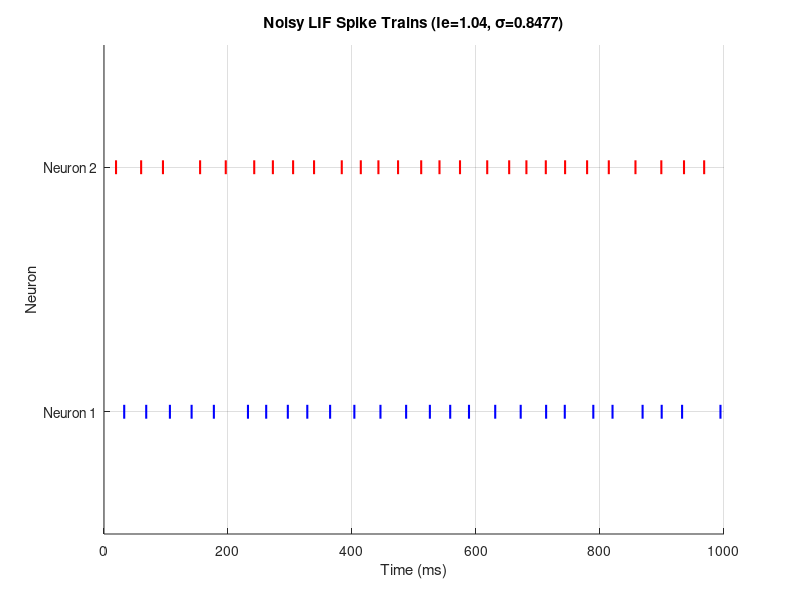

The MATLAB source for this figure:
% HW2Prob2c_CoupledLIF_Noise.m
% -------------------------------------------------------------------------
% Simulates two LIF neurons with independent Gaussian noise added to
% the input current. Finds the noise standard deviation (sigma) needed
% to achieve approximately 5 Hz standard deviation in instantaneous
% firing rate. Plots the resulting noisy spike trains.
% Assumes NO synaptic coupling (g_peak = 0).
% -------------------------------------------------------------------------

clear; clc; close all;

fprintf('--- LIF Neurons with Independent Noise ---\n');

%% === Parameters & Setup ===

% --- LIF Neuron Parameters (consistent) ---
Cm = 1.0;         % uF/cm^2
gL = 0.1;         % mS/cm^2
tau_m = Cm / gL;     % ms
V_rest = -65.0;   % mV  <- Using original V_rest for consistency w/ report
V_th = -55.0;     % mV
V_reset = -75.0;  % mV  <- Using corrected reset
t_ref = 2.0;      % ms

% --- Simulation Parameters ---
dt = 0.1;         % Time step (ms)
T_sim_final = 1000; % Final simulation duration for plot (ms)
T_sim_search = 5000;% Longer duration for statistics during search (ms)
time_vector_final = 0:dt:T_sim_final;
n_steps_final = length(time_vector_final);

% --- Noise Parameters ---
target_std_dev_rate = 5.0; % Target standard deviation of instantaneous rate (Hz)
Ie_base = 1.0430; % Constant baseline current from 2a (~25 Hz average)
sigma_found = NaN; % Value of sigma to be found

fprintf('Base LIF Params: tau_m=%.1f, V_rest=%.1f, V_th=%.1f, V_reset=%.1f, t_ref=%.1f\n', ...
    tau_m, V_rest, V_th, V_reset, t_ref);
fprintf('Using baseline Ie = %.4f uA/cm^2\n', Ie_base);
fprintf('Target std dev of inst. rate: %.1f Hz\n', target_std_dev_rate);
fprintf('--------------------------------------------------\n');


%% === Function to Simulate ONE Noisy LIF & Calculate Rate SD ===
% Simulates for T_duration, returns std dev of instantaneous rate
function rate_sd = calculate_noisy_rate_sd(Ie, sigma, T_duration, dt, Cm, gL, V_rest, V_th, V_reset, t_ref, tau_m)
    numSteps = round(T_duration / dt);
    V = V_rest;
    t_last_spike = -inf;
    spike_times = [];

    for i = 1:numSteps
        t_current = i * dt;
        time_since_last = t_current - t_last_spike;

        if time_since_last < t_ref
            V = V_reset;
        else
            % Add independent Gaussian noise to current
            I_noise = sigma * randn(); % Generate noise for this step
            I_total = Ie + I_noise;

            % Correct LIF update equation
            dV = ((V_rest - V) + (I_total / gL)) / tau_m;
            V = V + dt * dV;

            if V >= V_th
                spike_times(end+1) = t_current;
                V = V_reset;
                t_last_spike = t_current;
            end
        end
    end

    % Calculate rate standard deviation from ISIs
    if length(spike_times) > 1
        ISIs = diff(spike_times);
        if ~isempty(ISIs) & ISIs > 0 % Avoid division by zero if ISIs are bad
             rates_inst = 1000 ./ ISIs; % Convert ISIs (ms) to rates (Hz)
             rate_sd = std(rates_inst);
        else
             rate_sd = 0; % Or NaN, if no valid ISIs
        end
    else
        rate_sd = 0; % Not enough spikes to calculate SD
    end
end


%% === Find Sigma (Noise Strength) ===
% Using simple iterative search for clarity (Bisection could also be used)
fprintf('Searching for sigma to achieve ~%.1f Hz rate SD...\n', target_std_dev_rate);

sigma_low = 0; rate_sd_low = 0;
sigma_high = 0.5; % Initial guess for upper bound (adjust if needed)
rate_sd_high = calculate_noisy_rate_sd(Ie_base, sigma_high, T_sim_search, dt, Cm, gL, V_rest, V_th, V_reset, t_ref, tau_m);
fprintf('  Initial Check: sigma=%.3f -> Rate SD=%.2f Hz\n', sigma_high, rate_sd_high);

% Adjust initial sigma_high if necessary
iter_adjust = 0;
max_iter_adjust = 10;
while rate_sd_high < target_std_dev_rate && iter_adjust < max_iter_adjust
    fprintf('  Rate SD too low. Increasing sigma_high...\n');
    sigma_high = sigma_high * 2; % Double the guess
    rate_sd_high = calculate_noisy_rate_sd(Ie_base, sigma_high, T_sim_search, dt, Cm, gL, V_rest, V_th, V_reset, t_ref, tau_m);
    fprintf('  Check: sigma=%.3f -> Rate SD=%.2f Hz\n', sigma_high, rate_sd_high);
    iter_adjust = iter_adjust + 1;
end
if iter_adjust == max_iter_adjust
     error('Could not find sigma_high that gives Rate SD >= target.');
end

% Simple iterative refinement (like manual bisection steps)
tolerance_sigma = 0.005; % How close sigma needs to be
max_iter_search = 20;
iter = 0;
while (sigma_high - sigma_low) > tolerance_sigma && iter < max_iter_search
    sigma_mid = (sigma_low + sigma_high) / 2;
    rate_sd_mid = calculate_noisy_rate_sd(Ie_base, sigma_mid, T_sim_search, dt, Cm, gL, V_rest, V_th, V_reset, t_ref, tau_m);
    fprintf('  Iter %d: Test sigma=%.4f -> Rate SD=%.2f Hz\n', iter+1, sigma_mid, rate_sd_mid);

    if rate_sd_mid < target_std_dev_rate
        sigma_low = sigma_mid; % Need more noise
        rate_sd_low = rate_sd_mid;
    else
        sigma_high = sigma_mid; % Have enough or too much noise
        rate_sd_high = rate_sd_mid;
    end
    iter = iter + 1;
end

% Choose the sigma that gave the rate SD closest to target
if abs(rate_sd_low - target_std_dev_rate) < abs(rate_sd_high - target_std_dev_rate)
    sigma_found = sigma_low;
    final_rate_sd = rate_sd_low;
else
    sigma_found = sigma_high;
    final_rate_sd = rate_sd_high;
end


fprintf('--------------------------------------------------\n');
fprintf('Search complete (%d iterations).\n', iter);
fprintf('Using final noise sigma = %.4f uA/cm^2\n', sigma_found);
fprintf('This yields ~%.2f Hz standard deviation in instantaneous rate.\n', final_rate_sd);
fprintf('--------------------------------------------------\n');


%% === Simulate TWO Independent Noisy LIF Neurons (1 second) ===
% Uses Ie_base and the found sigma_found

V = [V_rest; V_rest];           % Voltages for N1, N2
t_last_spike = [-inf; -inf];    % Last spike times for N1, N2
spike_times_noisy = {[], []};   % Cell array to store spike times

fprintf('Running final 1s simulation for two noisy neurons...\n');
tic;
for i = 1:n_steps_final
    t = time_vector_final(i);

    % Update each neuron independently
    for neuron_idx = 1:2
        time_since_last = t - t_last_spike(neuron_idx);

        if time_since_last < t_ref
            V(neuron_idx) = V_reset; % Clamp during refractory
        else
            % Add independent Gaussian noise
            I_noise = sigma_found * randn();
            I_total = Ie_base + I_noise;

            % Integrate voltage
            dV = ((V_rest - V(neuron_idx)) + (I_total / gL)) / tau_m;
            V(neuron_idx) = V(neuron_idx) + dt * dV;

            % Check for spike
            if V(neuron_idx) >= V_th
                spike_times_noisy{neuron_idx}(end+1) = t; % Record spike time
                V(neuron_idx) = V_reset;                  % Reset voltage
                t_last_spike(neuron_idx) = t;             % Update last spike time
            end
        end
    end % End neuron loop
end % End time loop
toc;
fprintf('Simulation complete.\n');

% Calculate final average rates
rate1 = length(spike_times_noisy{1}) / (T_sim_final/1000);
rate2 = length(spike_times_noisy{2}) / (T_sim_final/1000);
fprintf('Avg Firing Rates: N1=%.1f Hz, N2=%.1f Hz\n', rate1, rate2);
fprintf('--------------------------------------------------\n');

%% === Plot Spike Trains (Raster Plot) ===
figure;
hold on;
colors = {'b', 'r'};
for neuron_idx = 1:2
    if ~isempty(spike_times_noisy{neuron_idx})
        plot(spike_times_noisy{neuron_idx}, neuron_idx * ones(size(spike_times_noisy{neuron_idx})), ...
             '|', 'Color', colors{neuron_idx}, 'MarkerSize', 10, 'LineWidth', 1.5);
    end
end
hold off;
ylim([0.5, 2.5]);
set(gca, 'YTick', [1, 2], 'YTickLabel', {'Neuron 1', 'Neuron 2'});
xlabel('Time (ms)'); ylabel('Neuron');
title(sprintf('Noisy LIF Spike Trains (Ie=%.2f, \\sigma=%.4f)', Ie_base, sigma_found));
xlim([0, T_sim_final]); grid on;

fprintf('Raster plot generated for noisy neurons.\n');